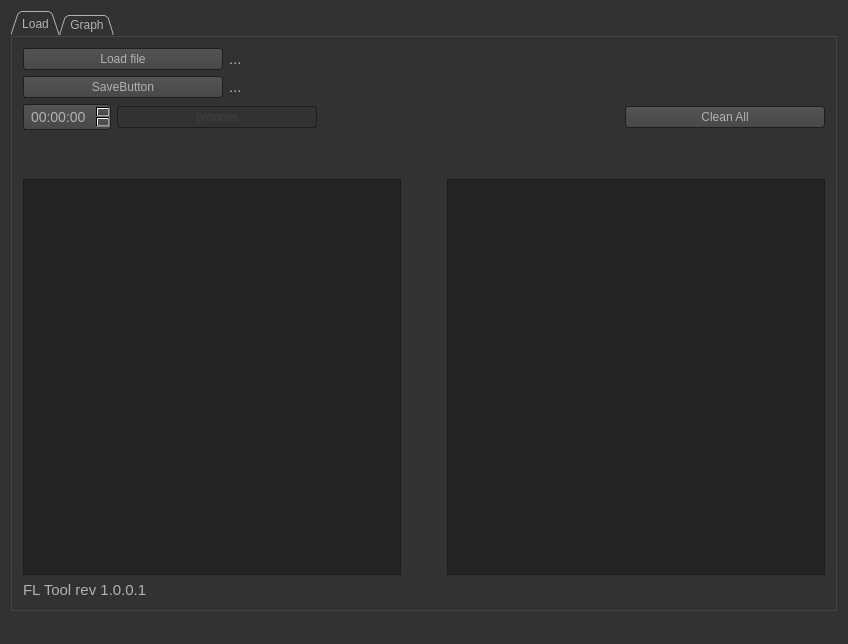
<?xml version="1.0" encoding="UTF-8"?>
<ui version="4.0">
 <class>MainWindow</class>
 <widget class="QMainWindow" name="MainWindow">
  <property name="geometry">
   <rect>
    <x>0</x>
    <y>0</y>
    <width>846</width>
    <height>638</height>
   </rect>
  </property>
  <property name="windowTitle">
   <string>BUG-LOT v01.02</string>
  </property>
  <property name="styleSheet">
   <string notr="true">QLabel{
font: 11pt;
}

QToolTip
{
     border: 1px solid black;
     background-color: #ffa02f;
     padding: 1px;
     border-radius: 3px;
	font: 9pt &quot;MS Shell Dlg 2&quot;;
     opacity: 200;
}

QWidget
{
    color: #b1b1b1;
    background-color: #323232;
	font: 10pt &quot;MS Shell Dlg 2&quot;;
}

QWidget:item:hover
{
    background-color: QLinearGradient( x1: 0, y1: 0, x2: 0, y2: 1, stop: 0 #ffa02f, stop: 1 #ca0619);
    color: #000000;
}

QWidget:item:selected
{
    background-color: QLinearGradient( x1: 0, y1: 0, x2: 0, y2: 1, stop: 0 #ffa02f, stop: 1 #d7801a);
}

QMenuBar::item
{
    background: transparent;
}

QMenuBar::item:selected
{
    background: transparent;
    border: 1px solid #ffaa00;
}

QMenuBar::item:pressed
{
    background: #444;
    border: 1px solid #000;
    background-color: QLinearGradient(
        x1:0, y1:0,
        x2:0, y2:1,
        stop:1 #212121,
        stop:0.4 #343434/*,
        stop:0.2 #343434,
        stop:0.1 #ffaa00*/
    );
    margin-bottom:-1px;
    padding-bottom:1px;
}

QMenu
{
    border: 1px solid #000;
}

QMenu::item
{
    padding: 2px 20px 2px 20px;
font-size: 12px;
}

QMenu::item:selected
{
    color: #000000;
}

QWidget:disabled
{
    color: #404040;
    background-color: #323232;
}

QAbstractItemView
{
    background-color: QLinearGradient( x1: 0, y1: 0, x2: 0, y2: 1, stop: 0 #4d4d4d, stop: 0.1 #646464, stop: 1 #5d5d5d);
}

QWidget:focus
{
    /*border: 2px solid QLinearGradient( x1: 0, y1: 0, x2: 0, y2: 1, stop: 0 #ffa02f, stop: 1 #d7801a);*/
}

QLineEdit
{
    background-color: QLinearGradient( x1: 0, y1: 0, x2: 0, y2: 1, stop: 0 #4d4d4d, stop: 0 #646464, stop: 1 #5d5d5d);
    padding: 1px;
    border-style: solid;
    border: 1px solid #1e1e1e;
    border-radius: 3px;
}

QPushButton
{
    color: #b1b1b1;
    background-color: QLinearGradient( x1: 0, y1: 0, x2: 0, y2: 1, stop: 0 #565656, stop: 0.1 #525252, stop: 0.5 #4e4e4e, stop: 0.9 #4a4a4a, stop: 1 #464646);
    border-width: 1px;
    border-color: #1e1e1e;
    border-style: solid;
    border-radius: 3px;
    padding: 3px;
    font-size: 12px;
    padding-left: 5px;
    padding-right: 5px;
}

QPushButton:pressed
{
    background-color: QLinearGradient( x1: 0, y1: 0, x2: 0, y2: 1, stop: 0 #2d2d2d, stop: 0.1 #2b2b2b, stop: 0.5 #292929, stop: 0.9 #282828, stop: 1 #252525);
}

QComboBox
{
    selection-background-color: #ffaa00;
    background-color: QLinearGradient( x1: 0, y1: 0, x2: 0, y2: 1, stop: 0 #565656, stop: 0.1 #525252, stop: 0.5 #4e4e4e, stop: 0.9 #4a4a4a, stop: 1 #464646);
    border-style: solid;
    border: 1px solid #1e1e1e;
    border-radius: 3px;
}

QComboBox:hover,QPushButton:hover
{
    border: 2px solid QLinearGradient( x1: 0, y1: 0, x2: 0, y2: 1, stop: 0 #ffa02f, stop: 1 #d7801a);
}


QComboBox:on
{
    padding-top: 3px;
    padding-left: 4px;
    background-color: QLinearGradient( x1: 0, y1: 0, x2: 0, y2: 1, stop: 0 #2d2d2d, stop: 0.1 #2b2b2b, stop: 0.5 #292929, stop: 0.9 #282828, stop: 1 #252525);
    selection-background-color: #ffaa00;
}

QComboBox QAbstractItemView
{
    border: 2px solid darkgray;
    selection-background-color: QLinearGradient( x1: 0, y1: 0, x2: 0, y2: 1, stop: 0 #ffa02f, stop: 1 #d7801a);
}

QComboBox::drop-down
{
     subcontrol-origin: padding;
     subcontrol-position: top right;
     width: 15px;

     border-left-width: 0px;
     border-left-color: darkgray;
     border-left-style: solid; /* just a single line */
     border-top-right-radius: 3px; /* same radius as the QComboBox */
     border-bottom-right-radius: 3px;
 }

QComboBox::down-arrow
{
     image: url(:/down_arrow.png);
}

QGroupBox:focus
{
border: 2px solid QLinearGradient( x1: 0, y1: 0, x2: 0, y2: 1, stop: 0 #ffa02f, stop: 1 #d7801a);
}

QTextEdit:focus
{
    border: 2px solid QLinearGradient( x1: 0, y1: 0, x2: 0, y2: 1, stop: 0 #ffa02f, stop: 1 #d7801a);
}

QScrollBar:horizontal {
     border: 1px solid #222222;
     background: QLinearGradient( x1: 0, y1: 0, x2: 0, y2: 1, stop: 0.0 #121212, stop: 0.2 #282828, stop: 1 #484848);
     height: 7px;
     margin: 0px 16px 0 16px;
}

QScrollBar::handle:horizontal
{
      background: QLinearGradient( x1: 0, y1: 0, x2: 1, y2: 0, stop: 0 #ffa02f, stop: 0.5 #d7801a, stop: 1 #ffa02f);
      min-height: 20px;
      border-radius: 2px;
}

QScrollBar::add-line:horizontal {
      border: 1px solid #1b1b19;
      border-radius: 2px;
      background: QLinearGradient( x1: 0, y1: 0, x2: 1, y2: 0, stop: 0 #ffa02f, stop: 1 #d7801a);
      width: 14px;
      subcontrol-position: right;
      subcontrol-origin: margin;
}

QScrollBar::sub-line:horizontal {
      border: 1px solid #1b1b19;
      border-radius: 2px;
      background: QLinearGradient( x1: 0, y1: 0, x2: 1, y2: 0, stop: 0 #ffa02f, stop: 1 #d7801a);
      width: 14px;
     subcontrol-position: left;
     subcontrol-origin: margin;
}

QScrollBar::right-arrow:horizontal, QScrollBar::left-arrow:horizontal
{
      border: 1px solid black;
      width: 1px;
      height: 1px;
      background: white;
}

QScrollBar::add-page:horizontal, QScrollBar::sub-page:horizontal
{
      background: none;
}

QScrollBar:vertical
{
      background: QLinearGradient( x1: 0, y1: 0, x2: 1, y2: 0, stop: 0.0 #121212, stop: 0.2 #282828, stop: 1 #484848);
      width: 7px;
      margin: 16px 0 16px 0;
      border: 1px solid #222222;
}

QScrollBar::handle:vertical
{
      background: QLinearGradient( x1: 0, y1: 0, x2: 0, y2: 1, stop: 0 #ffa02f, stop: 0.5 #d7801a, stop: 1 #ffa02f);
      min-height: 20px;
      border-radius: 2px;
}

QScrollBar::add-line:vertical
{
      border: 1px solid #1b1b19;
      border-radius: 2px;
      background: QLinearGradient( x1: 0, y1: 0, x2: 0, y2: 1, stop: 0 #ffa02f, stop: 1 #d7801a);
      height: 14px;
      subcontrol-position: bottom;
      subcontrol-origin: margin;
}

QScrollBar::sub-line:vertical
{
      border: 1px solid #1b1b19;
      border-radius: 2px;
      background: QLinearGradient( x1: 0, y1: 0, x2: 0, y2: 1, stop: 0 #d7801a, stop: 1 #ffa02f);
      height: 14px;
      subcontrol-position: top;
      subcontrol-origin: margin;
}

QScrollBar::up-arrow:vertical, QScrollBar::down-arrow:vertical
{
      border: 1px solid black;
      width: 1px;
      height: 1px;
      background: white;
}


QScrollBar::add-page:vertical, QScrollBar::sub-page:vertical
{
      background: none;
}

QTextEdit
{
    background-color: #242424;
}

QPlainTextEdit
{
    background-color: #242424;
}

QHeaderView::section
{
    background-color: QLinearGradient(x1:0, y1:0, x2:0, y2:1, stop:0 #616161, stop: 0.5 #505050, stop: 0.6 #434343, stop:1 #656565);
    color: white;
    padding-left: 4px;
    border: 1px solid #6c6c6c;
}

QCheckBox:disabled
{
color: #414141;
}

QDockWidget::title
{
    text-align: center;
    spacing: 3px; /* spacing between items in the tool bar */
    background-color: QLinearGradient(x1:0, y1:0, x2:0, y2:1, stop:0 #323232, stop: 0.5 #242424, stop:1 #323232);
}

QDockWidget::close-button, QDockWidget::float-button
{
    text-align: center;
    spacing: 1px; /* spacing between items in the tool bar */
    background-color: QLinearGradient(x1:0, y1:0, x2:0, y2:1, stop:0 #323232, stop: 0.5 #242424, stop:1 #323232);
}

QDockWidget::close-button:hover, QDockWidget::float-button:hover
{
    background: #242424;
}

QDockWidget::close-button:pressed, QDockWidget::float-button:pressed
{
    padding: 1px -1px -1px 1px;
}

QMainWindow::separator
{
    background-color: QLinearGradient(x1:0, y1:0, x2:0, y2:1, stop:0 #161616, stop: 0.5 #151515, stop: 0.6 #212121, stop:1 #343434);
    color: white;
    padding-left: 4px;
    border: 1px solid #4c4c4c;
    spacing: 3px; /* spacing between items in the tool bar */
}

QMainWindow::separator:hover
{

    background-color: QLinearGradient(x1:0, y1:0, x2:0, y2:1, stop:0 #d7801a, stop:0.5 #b56c17 stop:1 #ffa02f);
    color: white;
    padding-left: 4px;
    border: 1px solid #6c6c6c;
    spacing: 3px; /* spacing between items in the tool bar */
}

QToolBar::handle
{
     spacing: 3px; /* spacing between items in the tool bar */
     background: url(:/images/handle.png);
}

QMenu::separator
{
    height: 2px;
    background-color: QLinearGradient(x1:0, y1:0, x2:0, y2:1, stop:0 #161616, stop: 0.5 #151515, stop: 0.6 #212121, stop:1 #343434);
    color: white;
    padding-left: 4px;
    margin-left: 10px;
    margin-right: 5px;
}

QProgressBar
{
    border: 2px solid grey;
    border-radius: 3px;
    text-align: center;
}

QProgressBar::chunk
{
    background-color: #d7801a;
    width: 2.15px;
    margin: 0.5px;
}

QTabBar::tab {
    color: #b1b1b1;
    border: 1px solid #444;
    border-bottom-style: none;
    background-color: #323232;
    padding-left: 10px;
    padding-right: 10px;
    padding-top: 3px;
    padding-bottom: 2px;
    margin-right: -1px;
}

QTabWidget::pane {
    border: 1px solid #444;
    top: 1px;
}

QTabBar::tab:last
{
    margin-right: 0; /* the last selected tab has nothing to overlap with on the right */
    border-top-right-radius: 3px;
}

QTabBar::tab:first:!selected
{
 margin-left: 0px; /* the last selected tab has nothing to overlap with on the right */


    border-top-left-radius: 3px;
}

QTabBar::tab:!selected
{
    color: #b1b1b1;
    border-bottom-style: solid;
    margin-top: 3px;
    background-color: QLinearGradient(x1:0, y1:0, x2:0, y2:1, stop:1 #212121, stop:.4 #343434);
}

QTabBar::tab:selected
{
    border-top-left-radius: 3px;
    border-top-right-radius: 3px;
    margin-bottom: 0px;
}

QTabBar::tab:!selected:hover
{
    /*border-top: 2px solid #ffaa00;
    padding-bottom: 3px;*/
    border-top-left-radius: 3px;
    border-top-right-radius: 3px;
    background-color: QLinearGradient(x1:0, y1:0, x2:0, y2:1, stop:1 #212121, stop:0.4 #343434, stop:0.2 #343434, stop:0.1 #ffaa00);
}

QRadioButton::indicator:checked, QRadioButton::indicator:unchecked{
    color: #b1b1b1;
    background-color: #323232;
    border: 1px solid #b1b1b1;
    border-radius: 3px;
}

QRadioButton::indicator:checked
{
    background-color: qradialgradient(
        cx: 0.5, cy: 0.5,
        fx: 0.5, fy: 0.5,
        radius: 1.0,
        stop: 0.25 #ffaa00,
        stop: 0.3 #323232
    );
}

QTimeEdit
{
    color: #b1b1b1;
    background-color: QLinearGradient( x1: 0, y1: 0, x2: 0, y2: 1, stop: 0 #565656, stop: 0.1 #525252, stop: 0.5 #4e4e4e, stop: 0.9 #4a4a4a, stop: 1 #464646);
    border-width: 1px;
    border-color: #1e1e1e;
    border-style: solid;
    border-radius: 3px;
    padding: 3px;
    font-size: 14px;
    padding-left: 5px;
    padding-right: 5px;
}

QTimeEdit:pressed
{
    background-color: QLinearGradient( x1: 0, y1: 0, x2: 0, y2: 1, stop: 0 #2d2d2d, stop: 0.1 #2b2b2b, stop: 0.5 #292929, stop: 0.9 #282828, stop: 1 #252525);
}


QCheckBox::indicator{
    color: #b1b1b1;
    background-color: #323232;
    border: 1px solid #b1b1b1;
    width: 9px;
    height: 9px;
}

QRadioButton::indicator
{
    border-radius: 3px;
}

QRadioButton::indicator:hover, QCheckBox::indicator:hover
{
    border: 1px solid #ffaa00;
}

QCheckBox::indicator:checked
{
    image:url(:/images/checkbox.png);
}

QCheckBox::indicator:disabled, QRadioButton::indicator:disabled
{
    border: 1px solid #444;
}</string>
  </property>
  <widget class="QWidget" name="centralWidget">
   <layout class="QVBoxLayout" name="verticalLayout_4">
    <item>
     <widget class="QTabWidget" name="tabWidget">
      <property name="enabled">
       <bool>true</bool>
      </property>
      <property name="minimumSize">
       <size>
        <width>0</width>
        <height>600</height>
       </size>
      </property>
      <property name="tabShape">
       <enum>QTabWidget::Triangular</enum>
      </property>
      <property name="currentIndex">
       <number>0</number>
      </property>
      <widget class="QWidget" name="tab">
       <attribute name="title">
        <string>Load</string>
       </attribute>
       <layout class="QVBoxLayout" name="verticalLayout_7">
        <item>
         <layout class="QHBoxLayout" name="horizontalLayout_5">
          <item>
           <widget class="QPushButton" name="LoadFile">
            <property name="maximumSize">
             <size>
              <width>200</width>
              <height>16777215</height>
             </size>
            </property>
            <property name="toolTip">
             <string>&lt;html&gt;&lt;head/&gt;&lt;body&gt;&lt;p&gt;Load file to be processed&lt;/p&gt;&lt;/body&gt;&lt;/html&gt;</string>
            </property>
            <property name="text">
             <string>Load file</string>
            </property>
           </widget>
          </item>
          <item>
           <widget class="QLabel" name="qlFileName">
            <property name="styleSheet">
             <string notr="true"/>
            </property>
            <property name="text">
             <string>...</string>
            </property>
           </widget>
          </item>
         </layout>
        </item>
        <item>
         <layout class="QHBoxLayout" name="horizontalLayout_6">
          <item>
           <widget class="QPushButton" name="SaveButton">
            <property name="maximumSize">
             <size>
              <width>200</width>
              <height>16777215</height>
             </size>
            </property>
            <property name="toolTip">
             <string>&lt;html&gt;&lt;head/&gt;&lt;body&gt;&lt;p&gt;Select file to be used as output-preprocessed file&lt;/p&gt;&lt;/body&gt;&lt;/html&gt;</string>
            </property>
            <property name="text">
             <string>SaveButton</string>
            </property>
           </widget>
          </item>
          <item>
           <widget class="QLabel" name="SaveLabel">
            <property name="text">
             <string>...</string>
            </property>
           </widget>
          </item>
         </layout>
        </item>
        <item>
         <layout class="QHBoxLayout" name="horizontalLayout_11">
          <item>
           <widget class="QTimeEdit" name="timeEdit_2"/>
          </item>
          <item>
           <widget class="QPushButton" name="pushButtonProcess">
            <property name="enabled">
             <bool>false</bool>
            </property>
            <property name="minimumSize">
             <size>
              <width>200</width>
              <height>0</height>
             </size>
            </property>
            <property name="maximumSize">
             <size>
              <width>200</width>
              <height>16777215</height>
             </size>
            </property>
            <property name="text">
             <string>process</string>
            </property>
           </widget>
          </item>
          <item>
           <spacer name="horizontalSpacer_4">
            <property name="orientation">
             <enum>Qt::Horizontal</enum>
            </property>
            <property name="sizeHint" stdset="0">
             <size>
              <width>40</width>
              <height>20</height>
             </size>
            </property>
           </spacer>
          </item>
          <item>
           <widget class="QPushButton" name="PulisciButton">
            <property name="minimumSize">
             <size>
              <width>200</width>
              <height>0</height>
             </size>
            </property>
            <property name="maximumSize">
             <size>
              <width>200</width>
              <height>16777215</height>
             </size>
            </property>
            <property name="toolTip">
             <string>&lt;html&gt;&lt;head/&gt;&lt;body&gt;&lt;p&gt;Clean current processing and start with another one&lt;/p&gt;&lt;/body&gt;&lt;/html&gt;</string>
            </property>
            <property name="text">
             <string>Clean All</string>
            </property>
           </widget>
          </item>
         </layout>
        </item>
        <item>
         <widget class="QLabel" name="qlTestoFinito">
          <property name="text">
           <string/>
          </property>
         </widget>
        </item>
        <item>
         <spacer name="verticalSpacer_3">
          <property name="orientation">
           <enum>Qt::Vertical</enum>
          </property>
          <property name="sizeType">
           <enum>QSizePolicy::Preferred</enum>
          </property>
          <property name="sizeHint" stdset="0">
           <size>
            <width>15</width>
            <height>20</height>
           </size>
          </property>
         </spacer>
        </item>
        <item>
         <layout class="QHBoxLayout" name="horizontalLayout_15">
          <item>
           <widget class="QTextEdit" name="textEdit">
            <property name="toolTip">
             <string>&lt;html&gt;&lt;head/&gt;&lt;body&gt;&lt;p&gt;Here will be showed preview of the Load File&lt;/p&gt;&lt;/body&gt;&lt;/html&gt;</string>
            </property>
           </widget>
          </item>
          <item>
           <spacer name="horizontalSpacer_2">
            <property name="orientation">
             <enum>Qt::Horizontal</enum>
            </property>
            <property name="sizeType">
             <enum>QSizePolicy::Maximum</enum>
            </property>
            <property name="sizeHint" stdset="0">
             <size>
              <width>40</width>
              <height>20</height>
             </size>
            </property>
           </spacer>
          </item>
          <item>
           <widget class="QPlainTextEdit" name="FinishTextEdit">
            <property name="toolTip">
             <string>&lt;html&gt;&lt;head/&gt;&lt;body&gt;&lt;p&gt;Here will be showed preview of the Procesed File to be plot&lt;/p&gt;&lt;/body&gt;&lt;/html&gt;</string>
            </property>
           </widget>
          </item>
         </layout>
        </item>
        <item>
         <widget class="QLabel" name="label">
          <property name="text">
           <string>FL Tool rev 1.0.0.1</string>
          </property>
         </widget>
        </item>
       </layout>
      </widget>
      <widget class="QWidget" name="tab_1">
       <attribute name="title">
        <string>Graph</string>
       </attribute>
       <layout class="QHBoxLayout" name="horizontalLayout_14">
        <item>
         <layout class="QHBoxLayout" name="horizontalLayout_13">
          <item>
           <layout class="QHBoxLayout" name="horizontalLayout_12">
            <item>
             <widget class="QGroupBox" name="groupBox">
              <property name="minimumSize">
               <size>
                <width>800</width>
                <height>300</height>
               </size>
              </property>
              <property name="maximumSize">
               <size>
                <width>16777215</width>
                <height>16777215</height>
               </size>
              </property>
              <property name="toolTip">
               <string/>
              </property>
              <property name="title">
               <string>Plot</string>
              </property>
              <layout class="QHBoxLayout" name="horizontalLayout_7">
               <item>
                <layout class="QVBoxLayout" name="verticalLayout_6">
                 <item>
                  <widget class="QCustomPlot" name="customPlot" native="true">
                   <property name="minimumSize">
                    <size>
                     <width>0</width>
                     <height>400</height>
                    </size>
                   </property>
                  </widget>
                 </item>
                </layout>
               </item>
               <item>
                <widget class="QGroupBox" name="groupBox_2">
                 <property name="minimumSize">
                  <size>
                   <width>169</width>
                   <height>0</height>
                  </size>
                 </property>
                 <property name="maximumSize">
                  <size>
                   <width>170</width>
                   <height>16777215</height>
                  </size>
                 </property>
                 <property name="toolTip">
                  <string>&lt;html&gt;&lt;head/&gt;&lt;body&gt;&lt;p&gt;Plot tools&lt;/p&gt;&lt;/body&gt;&lt;/html&gt;</string>
                 </property>
                 <property name="title">
                  <string>Tools</string>
                 </property>
                 <layout class="QVBoxLayout" name="verticalLayout">
                  <item>
                   <layout class="QGridLayout" name="gridLayout">
                    <item row="0" column="1">
                     <widget class="QPushButton" name="pushButtonZoomPiu">
                      <property name="minimumSize">
                       <size>
                        <width>43</width>
                        <height>30</height>
                       </size>
                      </property>
                      <property name="maximumSize">
                       <size>
                        <width>20</width>
                        <height>16777215</height>
                       </size>
                      </property>
                      <property name="styleSheet">
                       <string notr="true">font: 75 11pt &quot;MS Shell Dlg 2&quot;;</string>
                      </property>
                      <property name="text">
                       <string>+</string>
                      </property>
                     </widget>
                    </item>
                    <item row="1" column="0">
                     <widget class="QPushButton" name="pushButtonZoomLeft">
                      <property name="minimumSize">
                       <size>
                        <width>50</width>
                        <height>30</height>
                       </size>
                      </property>
                      <property name="toolTip">
                       <string>&lt;html&gt;&lt;head/&gt;&lt;body&gt;&lt;p&gt;Move time to right&lt;/p&gt;&lt;/body&gt;&lt;/html&gt;</string>
                      </property>
                      <property name="text">
                       <string>&lt;&lt;</string>
                      </property>
                     </widget>
                    </item>
                    <item row="1" column="1">
                     <spacer name="horizontalSpacer">
                      <property name="orientation">
                       <enum>Qt::Horizontal</enum>
                      </property>
                      <property name="sizeHint" stdset="0">
                       <size>
                        <width>40</width>
                        <height>20</height>
                       </size>
                      </property>
                     </spacer>
                    </item>
                    <item row="1" column="2">
                     <widget class="QPushButton" name="pushButtonZoomRight">
                      <property name="minimumSize">
                       <size>
                        <width>50</width>
                        <height>30</height>
                       </size>
                      </property>
                      <property name="toolTip">
                       <string>&lt;html&gt;&lt;head/&gt;&lt;body&gt;&lt;p&gt;Move time to left&lt;/p&gt;&lt;/body&gt;&lt;/html&gt;</string>
                      </property>
                      <property name="text">
                       <string>&gt;&gt;</string>
                      </property>
                     </widget>
                    </item>
                    <item row="2" column="1">
                     <widget class="QPushButton" name="pushButtonZoomMeno">
                      <property name="minimumSize">
                       <size>
                        <width>43</width>
                        <height>30</height>
                       </size>
                      </property>
                      <property name="maximumSize">
                       <size>
                        <width>20</width>
                        <height>16777215</height>
                       </size>
                      </property>
                      <property name="styleSheet">
                       <string notr="true">font: 75 11pt &quot;MS Shell Dlg 2&quot;;</string>
                      </property>
                      <property name="text">
                       <string>-</string>
                      </property>
                     </widget>
                    </item>
                   </layout>
                  </item>
                  <item>
                   <widget class="QPushButton" name="pushButtonDiretta">
                    <property name="text">
                     <string>ON AIR</string>
                    </property>
                   </widget>
                  </item>
                  <item>
                   <widget class="QLabel" name="label_2">
                    <property name="text">
                     <string>Time Edit</string>
                    </property>
                   </widget>
                  </item>
                  <item>
                   <widget class="QTimeEdit" name="timeEdit">
                    <property name="minimumSize">
                     <size>
                      <width>150</width>
                      <height>40</height>
                     </size>
                    </property>
                    <property name="maximumSize">
                     <size>
                      <width>150</width>
                      <height>40</height>
                     </size>
                    </property>
                    <property name="toolTip">
                     <string>&lt;html&gt;&lt;head/&gt;&lt;body&gt;&lt;p&gt;&lt;span style=&quot; font-size:9pt;&quot;&gt;Starting time HH:MM:SS to be displayed&lt;/span&gt;&lt;/p&gt;&lt;/body&gt;&lt;/html&gt;</string>
                    </property>
                    <property name="styleSheet">
                     <string notr="true">font: 15pt &quot;MS Shell Dlg 2&quot;;</string>
                    </property>
                    <property name="displayFormat">
                     <string>HH:mm:ss</string>
                    </property>
                    <property name="calendarPopup">
                     <bool>false</bool>
                    </property>
                    <property name="currentSectionIndex">
                     <number>0</number>
                    </property>
                   </widget>
                  </item>
                  <item>
                   <widget class="QPushButton" name="pushButtonZoomRange">
                    <property name="font">
                     <font>
                      <family>MS Shell Dlg 2</family>
                      <pointsize>12</pointsize>
                      <weight>9</weight>
                      <italic>false</italic>
                      <bold>false</bold>
                     </font>
                    </property>
                    <property name="toolTip">
                     <string>&lt;html&gt;&lt;head/&gt;&lt;body&gt;&lt;p&gt;&lt;span style=&quot; font-size:9pt;&quot;&gt;Click to plot current time set&lt;/span&gt;&lt;/p&gt;&lt;/body&gt;&lt;/html&gt;</string>
                    </property>
                    <property name="styleSheet">
                     <string notr="true">
font: 75 12pt &quot;MS Shell Dlg 2&quot;;</string>
                    </property>
                    <property name="text">
                     <string>Process</string>
                    </property>
                   </widget>
                  </item>
                  <item>
                   <widget class="QPushButton" name="pbScreenShot">
                    <property name="toolTip">
                     <string>&lt;html&gt;&lt;head/&gt;&lt;body&gt;&lt;p&gt;Take a screen shot CTRL+S&lt;/p&gt;&lt;/body&gt;&lt;/html&gt;</string>
                    </property>
                    <property name="text">
                     <string>ScreenShot</string>
                    </property>
                   </widget>
                  </item>
                  <item>
                   <layout class="QHBoxLayout" name="horizontalLayout">
                    <item>
                     <widget class="QDial" name="dial">
                      <property name="enabled">
                       <bool>true</bool>
                      </property>
                      <property name="minimumSize">
                       <size>
                        <width>100</width>
                        <height>100</height>
                       </size>
                      </property>
                      <property name="maximumSize">
                       <size>
                        <width>100</width>
                        <height>100</height>
                       </size>
                      </property>
                      <property name="toolTipDuration">
                       <number>-1</number>
                      </property>
                      <property name="minimum">
                       <number>-100</number>
                      </property>
                      <property name="maximum">
                       <number>100</number>
                      </property>
                      <property name="singleStep">
                       <number>40</number>
                      </property>
                      <property name="orientation">
                       <enum>Qt::Horizontal</enum>
                      </property>
                     </widget>
                    </item>
                    <item>
                     <widget class="QLCDNumber" name="lcdNumber">
                      <property name="maximumSize">
                       <size>
                        <width>49</width>
                        <height>40</height>
                       </size>
                      </property>
                      <property name="frameShape">
                       <enum>QFrame::NoFrame</enum>
                      </property>
                      <property name="frameShadow">
                       <enum>QFrame::Raised</enum>
                      </property>
                      <property name="segmentStyle">
                       <enum>QLCDNumber::Flat</enum>
                      </property>
                     </widget>
                    </item>
                   </layout>
                  </item>
                  <item>
                   <widget class="QLabel" name="label_time">
                    <property name="font">
                     <font>
                      <family>MS Shell Dlg 2</family>
                      <pointsize>10</pointsize>
                      <weight>50</weight>
                      <italic>false</italic>
                      <bold>false</bold>
                     </font>
                    </property>
                    <property name="text">
                     <string>...</string>
                    </property>
                   </widget>
                  </item>
                  <item>
                   <layout class="QVBoxLayout" name="verticalLayout_8">
                    <item>
                     <widget class="QLabel" name="label_4">
                      <property name="maximumSize">
                       <size>
                        <width>16777215</width>
                        <height>23</height>
                       </size>
                      </property>
                      <property name="text">
                       <string>interval</string>
                      </property>
                     </widget>
                    </item>
                    <item>
                     <widget class="QLineEdit" name="lineEditInterval">
                      <property name="minimumSize">
                       <size>
                        <width>80</width>
                        <height>0</height>
                       </size>
                      </property>
                      <property name="maximumSize">
                       <size>
                        <width>16777215</width>
                        <height>23</height>
                       </size>
                      </property>
                      <property name="toolTip">
                       <string>&lt;html&gt;&lt;head/&gt;&lt;body&gt;&lt;p&gt;Graph Interval Time [ms]&lt;/p&gt;&lt;/body&gt;&lt;/html&gt;</string>
                      </property>
                      <property name="text">
                       <string>1000</string>
                      </property>
                     </widget>
                    </item>
                   </layout>
                  </item>
                  <item>
                   <layout class="QVBoxLayout" name="verticalLayout_5">
                    <item>
                     <widget class="QLabel" name="label_5">
                      <property name="maximumSize">
                       <size>
                        <width>16777215</width>
                        <height>23</height>
                       </size>
                      </property>
                      <property name="styleSheet">
                       <string notr="true"/>
                      </property>
                      <property name="text">
                       <string>min Extrem</string>
                      </property>
                     </widget>
                    </item>
                    <item>
                     <widget class="QLineEdit" name="lineEditMin">
                      <property name="enabled">
                       <bool>true</bool>
                      </property>
                      <property name="minimumSize">
                       <size>
                        <width>80</width>
                        <height>0</height>
                       </size>
                      </property>
                      <property name="maximumSize">
                       <size>
                        <width>16777215</width>
                        <height>23</height>
                       </size>
                      </property>
                      <property name="toolTip">
                       <string>&lt;html&gt;&lt;head/&gt;&lt;body&gt;&lt;p&gt;min time value of the graph [s]&lt;/p&gt;&lt;/body&gt;&lt;/html&gt;</string>
                      </property>
                      <property name="text">
                       <string/>
                      </property>
                     </widget>
                    </item>
                   </layout>
                  </item>
                 </layout>
                </widget>
               </item>
              </layout>
             </widget>
            </item>
           </layout>
          </item>
         </layout>
        </item>
       </layout>
      </widget>
     </widget>
    </item>
   </layout>
  </widget>
  <widget class="QStatusBar" name="statusBar"/>
 </widget>
 <layoutdefault spacing="6" margin="11"/>
 <customwidgets>
  <customwidget>
   <class>QCustomPlot</class>
   <extends>QWidget</extends>
   <header>../../qcustomplot.h</header>
   <container>1</container>
  </customwidget>
 </customwidgets>
 <resources/>
 <connections/>
</ui>
